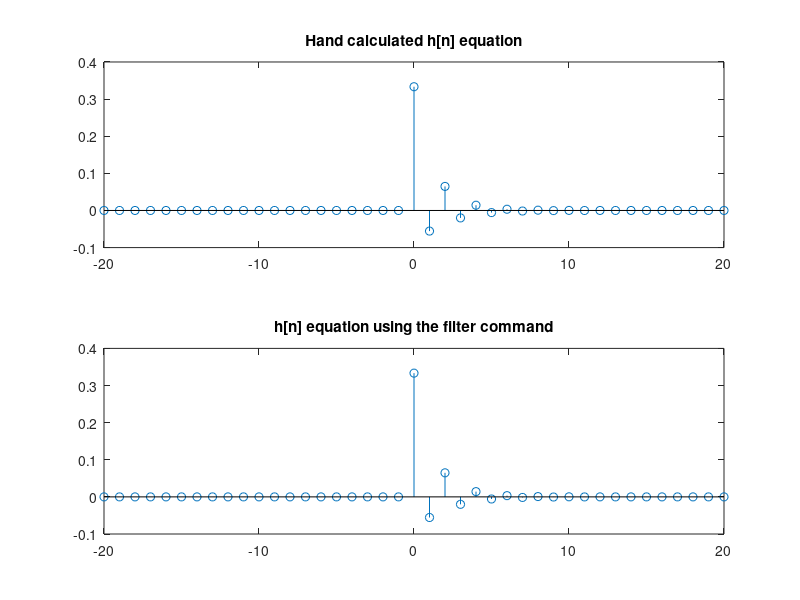

Write MATLAB code to recreate this figure.
%% ELE632 Lab 2 Report
% Authors: Mai Abdelhameed & Omar Ahmad
%% Part A: Unit Impulse Response

n = [-20:20];

u = @(n) (n >= 0) * 1.0 .* (mod(n,1)==0);
h1_calculated = @(n) ((2/15).*(1/3).^n + 0.2.*(-0.5).^n).*u(n);

% Calculating it using the filter command
impulse = @(n) (n == 0) * 1.0 .* (mod(n, 1) == 0); 
B = 1/3;
A = [1 1/6 -1/6];
h1_filter = filter(B,A,impulse(n));

figure;
subplot(2,1,1);
stem(n,h1_calculated(n));
title("Hand calculated h[n] equation");
subplot(2,1,2);
stem(n,h1_filter);
title("h[n] equation using the filter command");